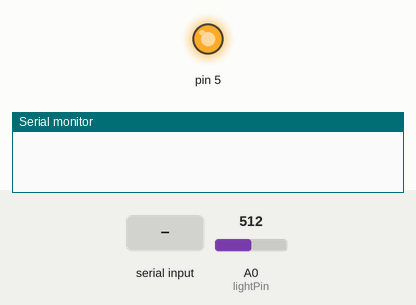
A sketch run on a simulated Arduino Uno, built with avr-gcc and run on an emulated ATmega328P. On the bench: output pins drawn as LEDs (lit = HIGH), the last lines printed to the serial monitor. The inputs (shaded band) are chosen by the test bench; at power-on: A0 (lightPin) = 512.

Above: at 1.2 s.
1.3 s: "90,45\n" received over Serial
At 1.7 s:
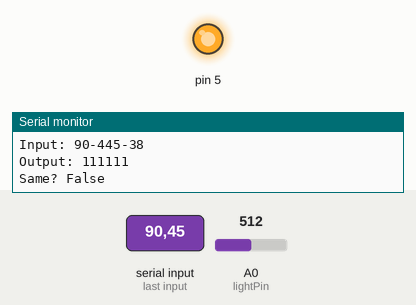
2.8 s: "200\n" received over Serial
At 4.0 s:
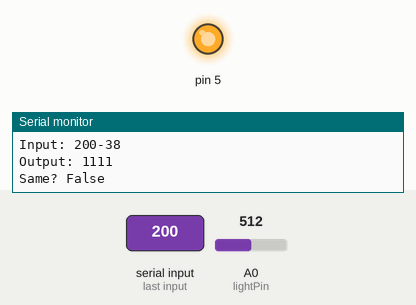
Timing chart, 0 to 5.8 s (numbered marks = the images above; inputs shaded):
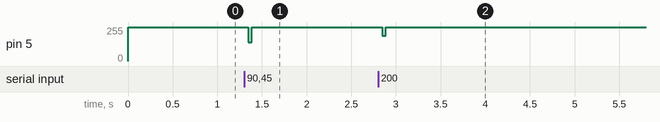

Measured:
- after the input at 1.3 s, pin 5: 255/255 → 141/255 after 0.05 s, → 255/255 0.04 s later
- after the input at 2.8 s, pin 5: 255/255 → 189/255 after 0.05 s, → 255/255 0.04 s later

The sketch:

Blink_v2.ino
```cpp
int m;
int c;
int c1;
int c2;
int lightPin = 0;


void setup() {
  // initialize digital pin 13 as an output.
  pinMode(5, OUTPUT);
  Serial.begin(9600);
}

String bincon(int n) {
  String emp = "";
  while ( n > 0 ) {
    int bt = n % 2;
    emp = String(bt) + emp;
    n = n / 2;
  }
  return emp;
}

// the loop function runs over and over again forever
void loop() {
  //digitalWrite(5, HIGH);
  //digitalWrite(5, LOW);

  int dvar = 1; //Controls the delay of flash and read
  digitalWrite(5, HIGH);
  String inp = "";
  String outp = "";

  while (Serial.available() > 0){
    //Serial.println("What number do you want?");


    /*
    int lightSurr = analogRead(lightPin);
    lightSurr = map(lightSurr, 0, 900, 0, 10000);
    lightSurr = constrain(lightSurr, 0, 10000);
    Serial.println(lightSurr);
    */
    digitalWrite(5, LOW);
    delay(dvar);
    digitalWrite(5, HIGH);
    c1 = analogRead(lightPin);
    c1 = map(c1, 0, 900, 0, 900);
    c1 = constrain(c1, 0, 900);
    delay(dvar);
    digitalWrite(5, LOW);
    delay(dvar);
    c2 = analogRead(lightPin);
    c2 = map(c2, 0, 900, 0, 900);
    c2 = constrain(c2, 0, 900);
    c = (c1 + c2) / 2;
    //Serial.println(c);

    m = Serial.read();
    m = m - 48;
    inp = inp + String(m);
    //n = Serial.parseInt();
    if (m == 1){
      digitalWrite(5, HIGH);    // turn the LED on (HIGH is the voltage level)
      //digitalWrite(5, LOW);
    }
    else {
      digitalWrite(5, LOW);     // turn the LED off by making the voltage LOW
      //digitalWrite(5, HIGH);
    }
    //Serial.println(n);
    delay(dvar);
    int lightLevel = analogRead(lightPin);
    lightLevel = map(lightLevel, 0, 900, 0, 900);
    lightLevel = constrain(lightLevel, 0, 900);

    //Serial.println(lightLevel);
    if (lightLevel < c or lightLevel == c){
      //Serial.print(1);
      outp = outp + "1";
    }
    else {
      //Serial.print(0);
      outp = outp + "0";
    }
    if (Serial.available() == 0) {
       /* Prints useful statements */

      Serial.println("Input: " + inp);
      Serial.println("Output: " + outp);
      Serial.print("Same? ");
      if (inp == outp) {
        Serial.println("True");
      }
      else {
        Serial.println("False");
      }
    }

  }
}
```
